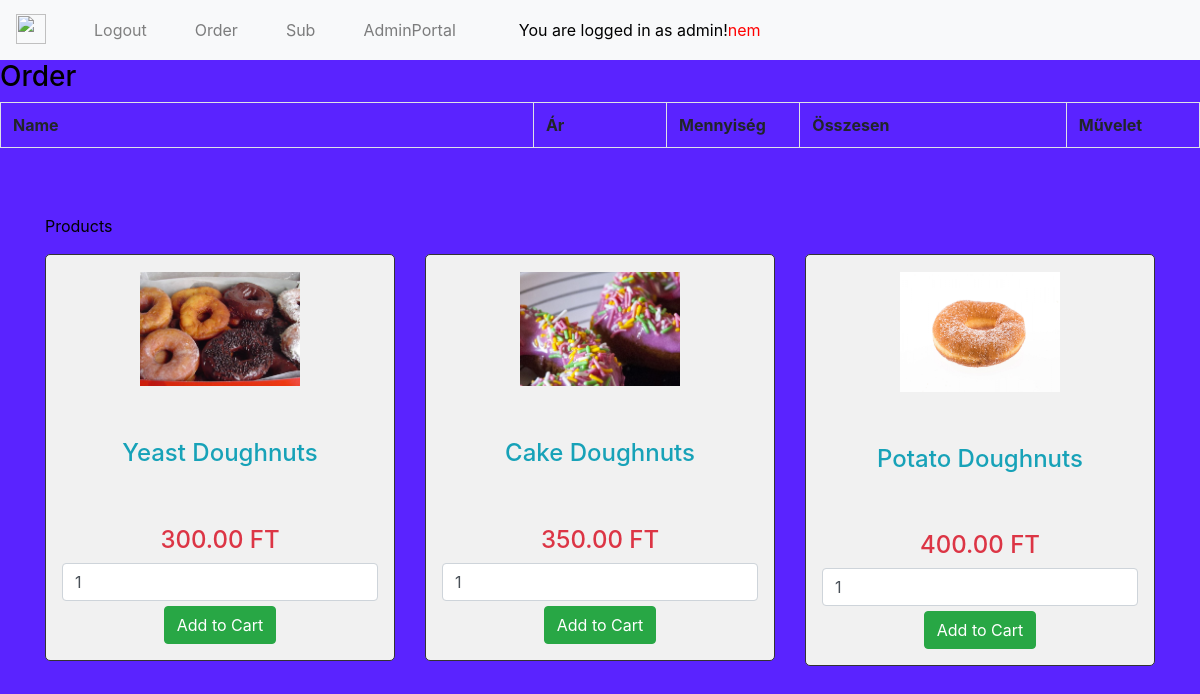
Page /store.php (signed in) on the committed database.
### tables this page shows
CREATE TABLE `products` (
  `id` int(10) NOT NULL,
  `name` varchar(100) NOT NULL,
  `image` varchar(255) DEFAULT NULL,
  `price` double(100,2) NOT NULL
);

### store.php (the view, shortened to what this page needs)
<?php
include_once 'server.php';
include_once 'insertable/head.php';
include_once 'insertable/bodyNav.php';
?>
<!DOCTYPE html>
<html lang="en">
  <body>
    <h3>Order</h3>
    <div class="table-responsive">
      <table class="table table-bordered">
        <tr>
          <th width = "40%">Name</th>
          <th width = "10%">Ár</th>
          <th width = "10%">Mennyiség</th>
          <th width = "20%">Összesen</th>
          <th width = "10%">Művelet</th>
        </tr>
      </table>
    </div>
  <div class="container">
      <p>Products</p>
      <div class="row">
      <?php
      $query = "SELECT * FROM products ORDER BY id ";
      $result = mysqli_query($db, $query);
      if (mysqli_num_rows($result) > 0) {
        while ($row = mysqli_fetch_array($result)) {
      ?>
      <div class="col-md-4">
        <form method="post" action="store.php?action=add&id=<?php echo $row["id"]; ?>">
          <div style="border:1px solid #333; background-color:#f1f1f1; border-radius:5px; padding:16px; display:!inline" align="center">
            <img src="<?php echo $row["image"]; ?>" class="img-responsive" style="width:160px;"><br />
            <h4 class="text-info"><?php echo $row["name"]; ?></h4>
            <h4 class="text-danger"><?php echo $row["price"]; ?> FT</h4>
            <input type="text" name="quantity" class="form-control" value="1" />
            <input type="submit" name="add_cart" style="margin-top:5px;" class="btn btn-success" value="Add to Cart" />
          </div>
        </form>
      </div>
      <?php
        }
      }
      ?>
    </div>
  </div>
  </body>
</html>

### style.css (style rules this page uses)
body { scroll-behavior: smooth; background-color: rgb(90, 35, 255); color: black; }
p { text-align: left; padding-top: 50px; }
h4 { padding-top: 50px; text-align: center; }
img { margin-bottom: 3px; margin-top: 1px; }

### rows in the picture
products: image (picture), name "Yeast Doughnuts", price "300.00"
products: image (picture), name "Cake Doughnuts", price "350.00"
products: image (picture), name "Potato Doughnuts", price "400.00"

### other values in the picture
$_SESSION['success'] "You are logged in as admin!"
$_SESSION['username'] "nem"
